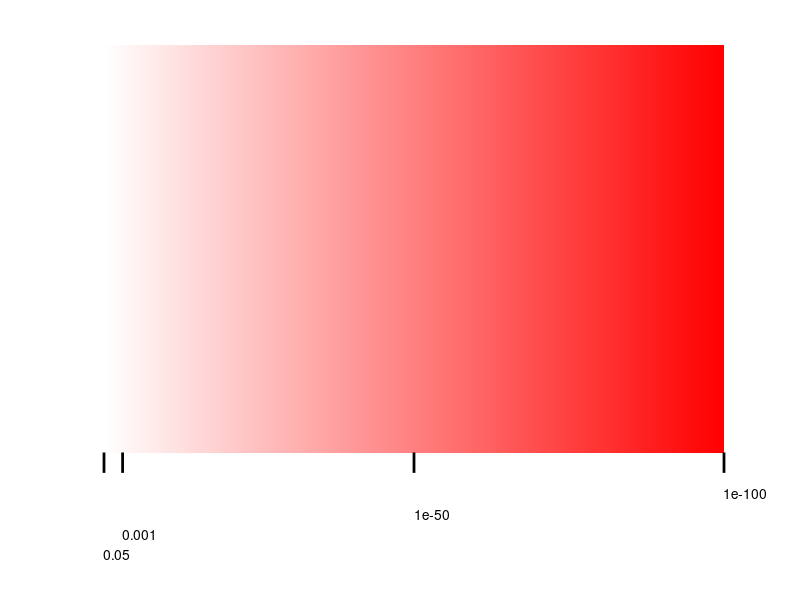
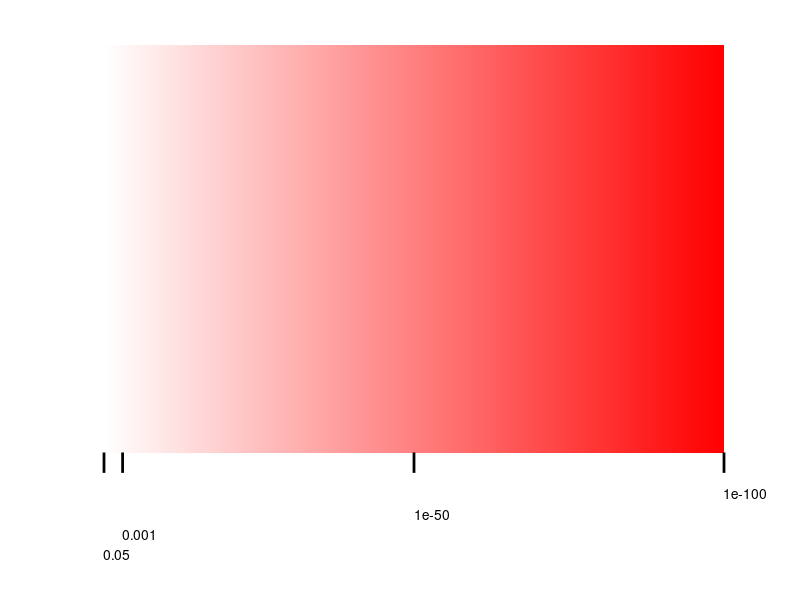
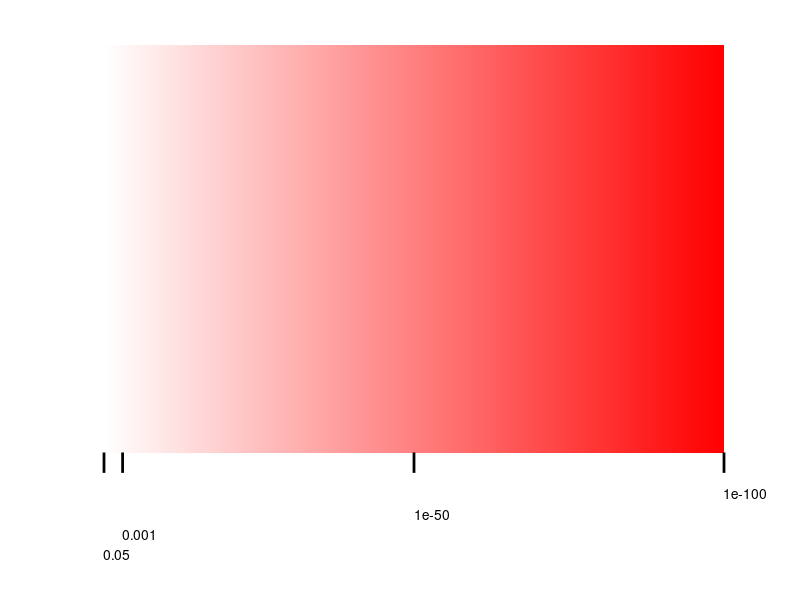

These charts were generated, in order, by the following MATLAB code:
x = linspace(0, 100, 100)';
M = zeros(100,3);
for tt = 1:100
    M(tt,:) = [1, 1-x(tt)/100, 1-x(tt)/100];
end

% Define the vertices: the points at (x, f(x)) and (x, 0)
N = length(x);
verts = [x(:), zeros(N,1); x(:) zeros(N,1)+1];
% Define the faces to connect each adjacent f(x) and the corresponding points at y = 0.
q = (1:N-1)';
faces = [q, q+1, q+N+1, q+N];
figure;
p = patch('Faces', faces, 'Vertices', verts, 'FaceVertexCData', [M;M], 'FaceColor', 'interp', 'EdgeColor', 'none');
set(gca,'visible','off')

% calculate three p values: p = 0.001, p = 0.01, p = 0.1;
pvalue = [1e-100, 1e-50, 0.001, 1];
pstring = {'1e-100';'1e-50';'0.001';'0.05'};
xvalue = 100*(log(pvalue)/log(1e-100));
for tt = 1:length(pvalue)
    hold on;plot([xvalue(tt),xvalue(tt)],[-0.05,0],'k','LineWidth',2);
    text(xvalue(tt),-0.1+(tt-1)*(-0.05), num2str(pstring{tt}));
end

savefigpath = 'K:\ACh_analysis_784\summary';
cd(savefigpath);
print(gcf,'-dpng','color_map_log');    %png format
saveas(gcf, 'color_map_log', 'fig');
saveas(gcf, 'color_map_log','svg');